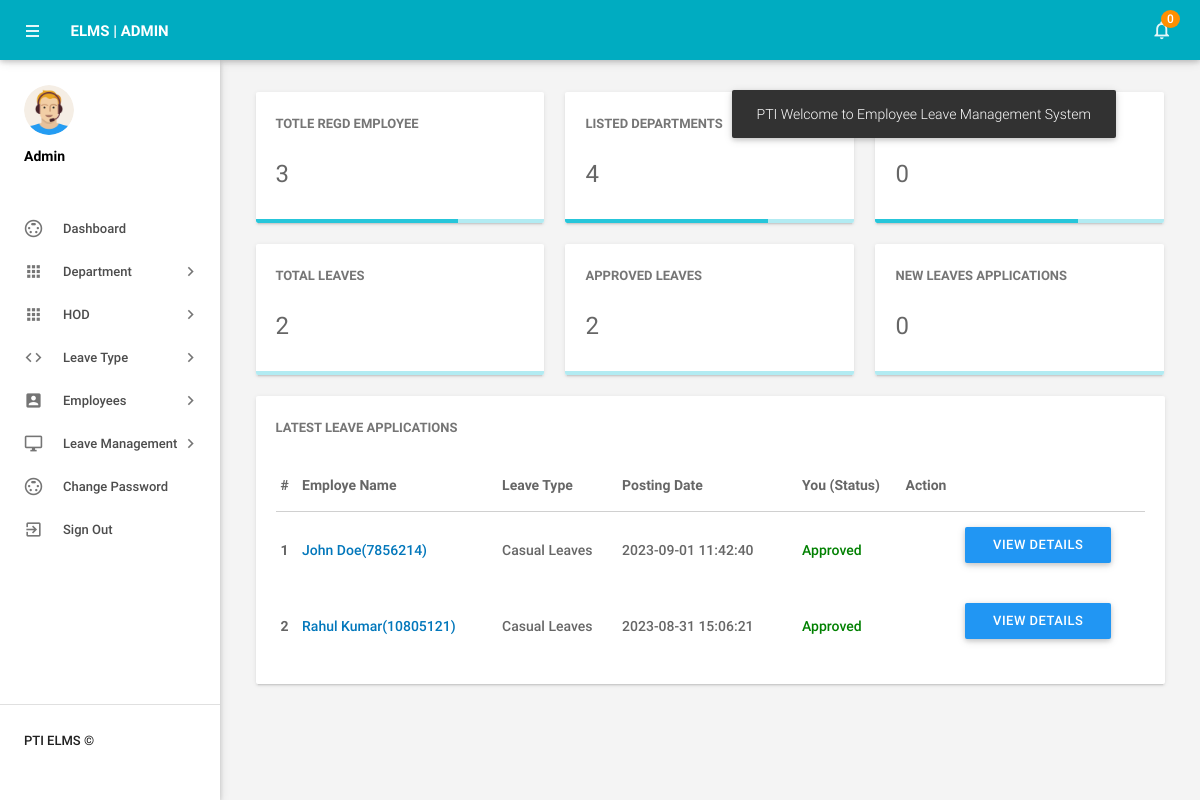
Screenshot of /admin/dashboard.php (signed in) with the database file from the repository.
### tables this page shows
CREATE TABLE `tblleaves` (
  `id` int(11) NOT NULL,
  `LeaveType` varchar(110) DEFAULT NULL,
  `ToDate` varchar(120) DEFAULT NULL,
  `FromDate` varchar(120) DEFAULT NULL,
  `Description` mediumtext DEFAULT NULL,
  `PostingDate` timestamp NULL DEFAULT current_timestamp(),
  `AdminRemark` mediumtext DEFAULT NULL,
  `AdminRemarkDate` varchar(120) DEFAULT NULL,
  `Status` int(1) DEFAULT NULL,
  `IsRead` int(1) DEFAULT NULL,
  `empid` int(11) DEFAULT NULL
);

CREATE TABLE `tblemployees` (
  `id` int(11) NOT NULL,
  `EmpId` varchar(100) NOT NULL,
  `FirstName` varchar(150) DEFAULT NULL,
  `LastName` varchar(150) DEFAULT NULL,
  `EmailId` varchar(200) DEFAULT NULL,
  `Password` varchar(180) DEFAULT NULL,
  `Gender` varchar(100) DEFAULT NULL,
  `Dob` varchar(100) DEFAULT NULL,
  `Department` varchar(255) DEFAULT NULL,
  `Address` varchar(255) DEFAULT NULL,
  `City` varchar(200) DEFAULT NULL,
  `Country` varchar(150) DEFAULT NULL,
  `Phonenumber` char(11) DEFAULT NULL,
  `Status` int(1) DEFAULT NULL,
  `RegDate` timestamp NULL DEFAULT current_timestamp()
);

### admin/dashboard.php (the view, shortened to what this page needs)
<?php
include('includes/config.php');
if(strlen($_SESSION['alogin'])==0)
    {
header('location:index.php');
}
else{
?>
<!DOCTYPE html>
<html lang="en">
    <head>
        <link type="text/css" rel="stylesheet" href="../assets/plugins/materialize/css/materialize.min.css"/>
        <link href="../assets/plugins/metrojs/MetroJs.min.css" rel="stylesheet">
        <link href="../assets/plugins/weather-icons-master/css/weather-icons.min.css" rel="stylesheet">
        <link href="../assets/css/alpha.min.css" rel="stylesheet" type="text/css"/>
        <link href="../assets/css/custom.css" rel="stylesheet" type="text/css"/>
    </head>
    <body>
        <?php include('includes/header.php');?>
       <?php include('includes/sidebar.php');?>
            <main class="mn-inner">
                <div class="">
                    <div class="row no-m-t no-m-b">
                        <a href="manageemployee.php" target="blank">
                    <div class="col s12 m12 l4">
                        <div class="card stats-card">
                            <div class="card-content">
                                <span class="card-title">Totle Regd Employee</span>
                                <span class="stats-counter">
<?php
$sql = "SELECT id from tblemployees";
$query = $dbh -> prepare($sql);
$query->execute();
$empcount=$query->rowCount();
?>
                                    <span class="counter"><?php echo htmlentities($empcount);?></span></span>
                            </div>
                           <div class="progress stats-card-progress">
                                <div class="determinate" style="width: 70%"></div>
                            </div>
                        </div>
                    </div></a>
                           <a href="managedepartments.php" target="blank">
                        <div class="col s12 m12 l4">
                        <div class="card stats-card">
                            <div class="card-content">
                                <span class="card-title">Listed Departments </span>
    <?php
$sql = "SELECT id from tbldepartments";
$query = $dbh -> prepare($sql);
$query->execute();
$dptcount=$query->rowCount();
?>
                                <span class="stats-counter"><span class="counter"><?php echo htmlentities($dptcount);?></span></span>
                            </div>
                             <div class="progress stats-card-progress">
                                <div class="determinate" style="width: 70%"></div>
                            </div>
                        </div>
                    </div></a>
                      <a href="manageleavetype.php" target="blank">
                    <div class="col s12 m12 l4">
                        <div class="card stats-card">
                            <div class="card-content">
                                <span class="card-title">Listed leave Type</span>
                                    <?php
$sql = "SELECT id from  tblleavetype";
$query = $dbh -> prepare($sql);
$query->execute();
$leavtypcount=$query->rowCount();
?>
                                <span class="stats-counter"><span class="counter"><?php echo htmlentities($leavtypcount);?></span></span>
                            </div>
                            <div class="progress stats-card-progress">
                                <div class="determinate" style="width: 70%"></div>
                            </div>
                        </div>
                    </div></a>
                    <a href="leaves.php" target="blank">
                    <div class="col s12 m12 l4">
                        <div class="card stats-card">
                            <div class="card-content">
                                <span class="card-title">Total Leaves</span>
                                    <?php
$sql = "SELECT id from  tblleaves";
$query = $dbh -> prepare($sql);
$query->execute();
$totalleaves=$query->rowCount();
?>
                                <span class="stats-counter"><span class="counter"><?php echo htmlentities($totalleaves);?></span></span>
                            </div>
                            <div class="progress stats-card-progress">
                            </div>
                        </div>
                    </div></a>
     <a href="approvedleave-history.php" target="blank">
                    <div class="col s12 m12 l4">
                        <div class="card stats-card">
                            <div class="card-content">
                                <span class="card-title">Approved Leaves</span>
                                    <?php
$sql = "SELECT id from  tblleaves where Status=1";
$query = $dbh -> prepare($sql);
$query->execute();
$approvedleaves=$query->rowCount();
?>
                                <span class="stats-counter"><span class="counter"><?php echo htmlentities($approvedleaves);?></span></span>
                            </div>
                            <div class="progress stats-card-progress">
                            </div>
                        </div>
                    </div></a>
     <a href="pending-leavehistory.php" target="blank">
                    <div class="col s12 m12 l4">
                        <div class="card stats-card">
                            <div class="card-content">
                                <span class="card-title">New Leaves Applications</span>
                                    <?php
$sql = "SELECT id from  tblleaves where Status=0";
$query = $dbh -> prepare($sql);
$query->execute();
$approvedleaves=$query->rowCount();
?>
                                <span class="stats-counter"><span class="counter"><?php echo htmlentities($approvedleaves);?></span></span>
                            </div>
                            <div class="progress stats-card-progress">
                            </div>
                        </div>
                    </div></a>
                </div>
                    <div class="row no-m-t no-m-b">
                        <div class="col s15 m12 l12">
                            <div class="card invoices-card">
                                <div class="card-content">
                                    <span class="card-title">Latest Leave Applications</span>
                             <table id="example" class="display responsive-table ">
                                    <thead>
                                        <tr>
                                            <th>#</th>
                                            <th width="200">Employe Name</th>
                                            <th width="120">Leave Type</th>
                                             <th width="180">Posting Date</th>
                                            <th>You (Status)</th>
                                            <th align="center">Action</th>
                                        </tr>
                                    </thead>
                                    <tbody>
<?php $sql = "SELECT tblleaves.id as lid,tblemployees.FirstName,tblemployees.LastName,tblemployees.EmpId,tblemployees.id,tblleaves.LeaveType,tblleaves.PostingDate,tblleaves.Status from tblleaves join tblemployees on tblleaves.empid=tblemployees.id order by lid desc limit 6";
$query = $dbh -> prepare($sql);
$query->execute();
$results=$query->fetchAll(PDO::FETCH_OBJ);
$cnt=1;
if($query->rowCount() > 0)
{
foreach($results as $result)
{
      ?>
                                        <tr>
                                            <td> <b><?php echo htmlentities($cnt);?></b></td>
                                              <td><a href="editemployee.php?empid=<?php echo htmlentities($result->id);?>" target="_blank"><?php echo htmlentities($result->FirstName." ".$result->LastName);?>(<?php echo htmlentities($result->EmpId);?>)</a></td>
                                            <td><?php echo htmlentities($result->LeaveType);?></td>
                                            <td><?php echo htmlentities($result->PostingDate);?></td>
                                                                       <td><?php $stats=$result->Status;
if($stats==1){
                                             ?>
                                                 <span style="color: green">Approved</span>
                                                 <?php } if($stats==2)  { ?>
                                                <span style="color: red">Not Approved</span>
                                                 <?php } if($stats==0)  { ?>
 <span style="color: blue">waiting for approval</span>
 <?php } ?>
                                             </td>
          <td>
           <td><a href="leave-details.php?leaveid=<?php echo htmlentities($result->lid);?>" class="waves-effect waves-light btn blue m-b-xs"  > View Details</a></td>
                                    </tr>
                                         <?php $cnt++;} }?>
                                    </tbody>
                                </table>
                                </div>
                            </div>
                        </div>
                    </div>
                </div>
            </main>
        </div>
    </body>
</html>
<?php } ?>

### rows the page displays
tblleaves: tblemployees.FirstName+LastName "John Doe", tblemployees.EmpId "7856214", LeaveType "Casual Leaves", PostingDate "2023-09-01 11:42:40", Status "Approved"
tblleaves: tblemployees.FirstName+LastName "Rahul Kumar", tblemployees.EmpId "10805121", LeaveType "Casual Leaves", PostingDate "2023-08-31 15:06:21", Status "Approved"

### other values shown
$unreadcount "0"
$empcount "3"
$dptcount "4"
$leavtypcount "0"
$totalleaves "2"
$approvedleaves "2"
$approvedleaves "0"
